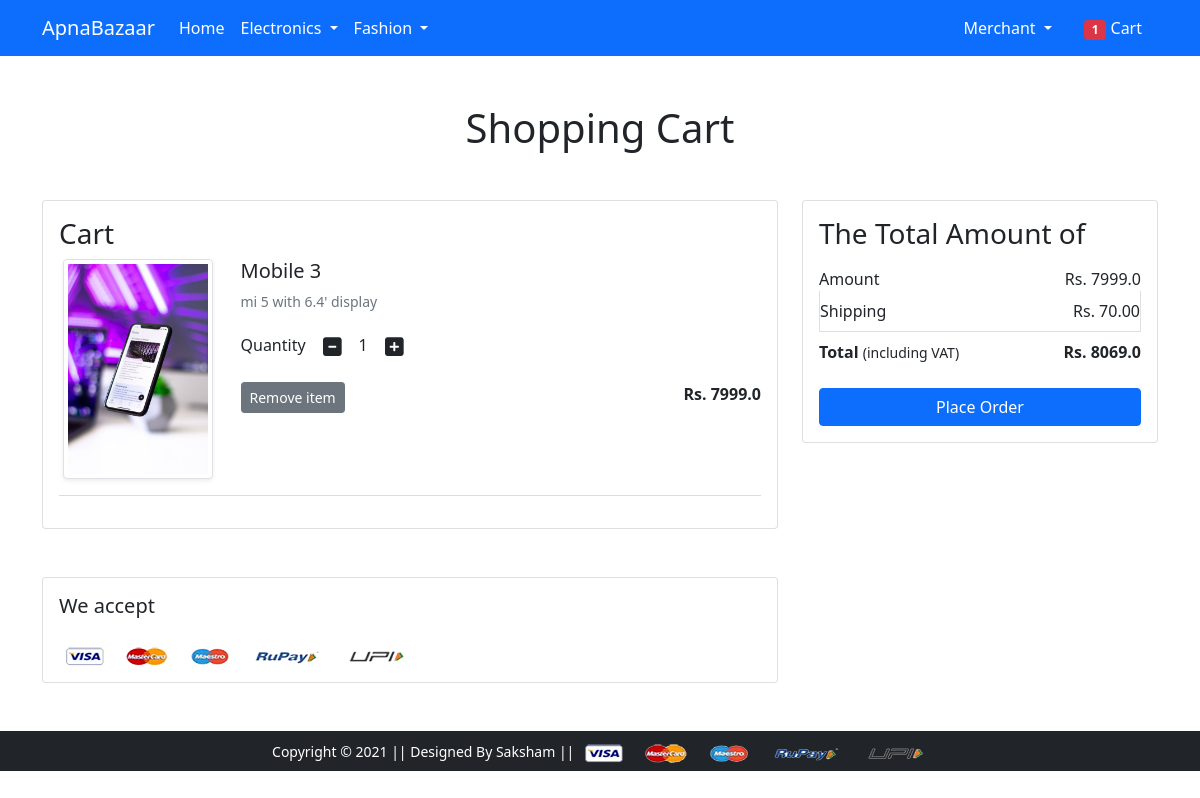
Page /cart/ (signed in) on the earlier database version.
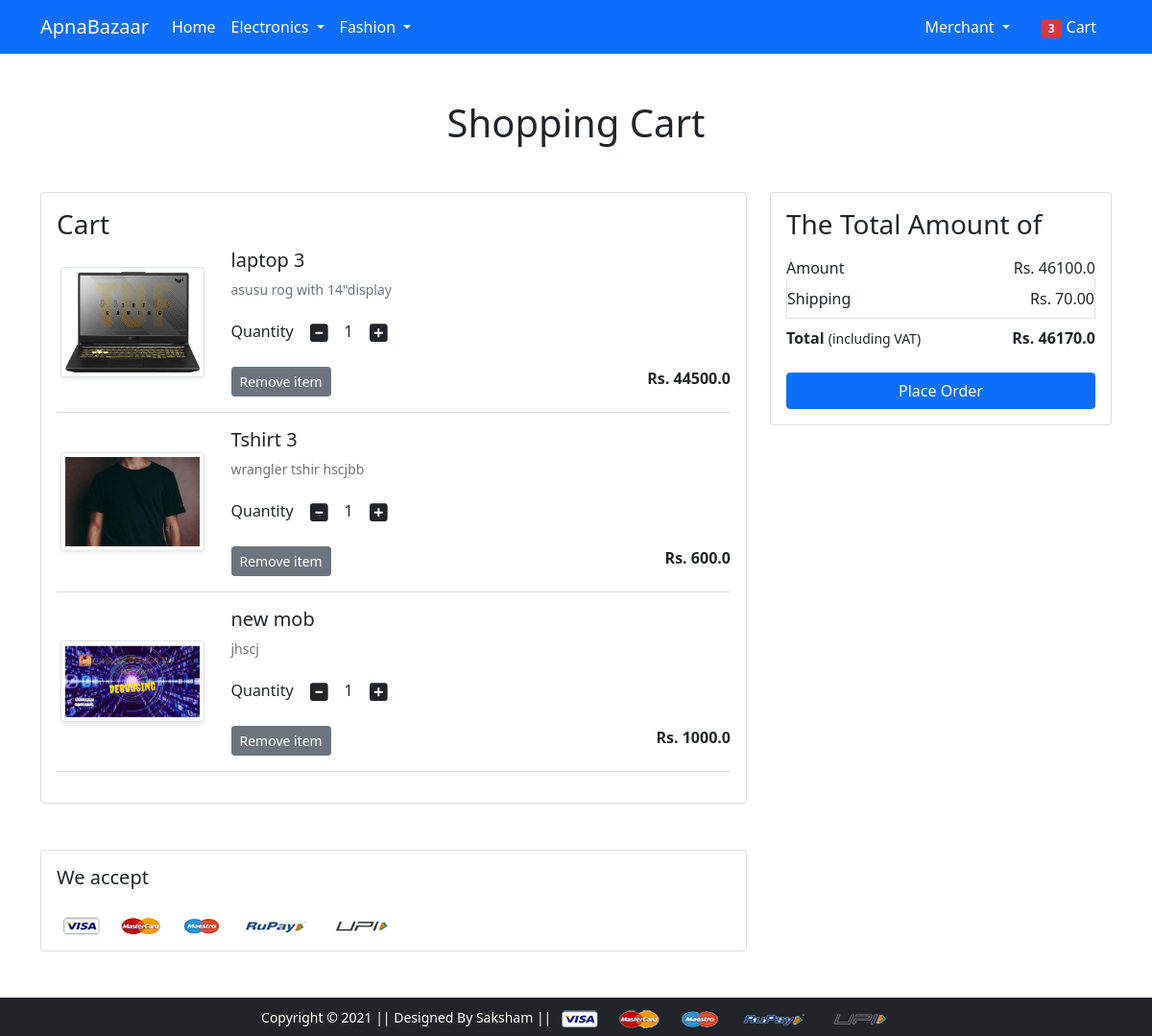
Same page on the later database version.
### app/models.py (models this page shows, shortened)
class Cart(models.Model):
    user = models.ForeignKey(User, on_delete=models.CASCADE)
    product = models.ForeignKey(Product, on_delete=models.CASCADE)
    quantity = models.PositiveIntegerField(default=1)

class Product(models.Model):
    title = models.CharField(max_length=100)
    selling_price = models.FloatField()
    discounted_price = models.FloatField()
    description = models.TextField()
    brand = models.CharField(max_length=100)
    category = models.CharField(choices=CATEGORY_CHOICES, max_length=2)
    product_image = models.ImageField(upload_to='productimg')

### app/views.py (the view)
# urls.py: path('cart/', views.show_cart, name='showcart'),
@login_required
def show_cart(request):
    if request.user.is_authenticated:
        user = request.user
        cart = Cart.objects.filter(user=user)
        shipping_amount = 70.0
        amount = 0.0
        total_amount = 0.0
        for pro in cart:
            amount+=(pro.quantity * pro.product.discounted_price)
        total_amount = amount+shipping_amount
        if amount==0:
            return render(request, 'app/emptycart.html')
        totalitem=len(Cart.objects.filter(user=request.user))
        return render(request, 'app/addtocart.html', {'carts':cart, 'totam':total_amount, 'amount':amount,'totalitem':totalitem})

### app/templates/app/addtocart.html (shortened to what this page needs)
{% extends 'app/base.html' %}
{% load static %}
{% block main-content %}
<div class="container my-5">
 <div class="row">
  <h1 class="text-center mb-5">Shopping Cart</h1>
  <div class="col-sm-8">
  <div class="card">
   <div class="card-body">
    <h3>Cart</h3>
    {% for cart in carts %}
    <div class="row">
      <div class="col-sm-3 text-center align-self-center">
        <a href="{% url 'product-detail' cart.product.id %}"><img src="{{cart.product.product_image.url}}" alt="" srcset="" class="img-fluid img-thumbnail shadow-sm" height="150" width="150">
        </a>
        </div>
      <div class="col-sm-9">
       <div>
        <h5>{{cart.product.title}}</h5>
        <p class="mb-2 text-muted small">{{cart.product.description}}</p>
        <div class="my-3">
         <label for="quantity">Quantity</label>
         <a class="minus-cart btn" pid="{{cart.product.id}}"><i class="fas fa-minus-square fa-lg"></i></a>
           <span id="quantity">{{cart.quantity}}</span>
         <a class="plus-cart btn" pid="{{cart.product.id}}"><i class="fas fa-plus-square fa-lg"></i></a>
        </div>
        <div class="d-flex justify-content-between">
         <a href="#" class="btn btn-sm btn-secondary mr-3 remove-cart" pid="{{cart.product.id}}">Remove item </a>
         <p class="mb-0"><span><strong>Rs. {{cart.product.discounted_price}}</strong></span></p>
        </div>
       </div>
      </div>
     </div>
     <hr class="text-muted">
    {% endfor %}
   </div>
   </div>
  </div>
  <div class="col-sm-4">
   <div class="card">
    <div class="card-body">
      <h3>The Total Amount of</h3>
      <ul class="list-group">
       <li class="list-group-item d-flex justify-content-between align-items-center border-0 px-0 pb-0">Amount<span id="amount">Rs. {{amount}}</span></li>
       <li class="list-group-item d-flex justify-content-between align-items-center px-0">Shipping<span>Rs. 70.00</span></li>
       <li class="list-group-item d-flex justify-content-between align-items-center border-0 px-0 mb-3">
        <div>
           <strong>Total</strong> <small>(including VAT)</small>
         </div>
         <span><strong id="total_amount">Rs. {{totam}}</strong></span>
       </li>
      </ul>
      <div class="d-grid"><a href="{% url 'checkout' %}" class="btn btn-primary">Place Order</a></div>
    </div>
   </div>
  </div>
 </div>
</div>
<div class="container">
 <div class="row">
  <div class="col-sm-8">
   <div class="card">
    <div class="card-body">
      <h5 class="mb-4">We accept</h5>
      <img src="{% static 'app/images/payment.png' %}" alt="" class="img-fluid">
    </div>
  </div>
  </div>
 </div>
</div>
{% endblock main-content %}

### app/templates/app/base.html (shortened to what this page needs)
<!doctype html>
{% load static %}
<html lang="en">
  <head>
    <link href="https://cdn.jsdelivr.net/npm/bootstrap@5.0.0-beta1/dist/css/bootstrap.min.css" rel="stylesheet">
    <link rel="stylesheet" href="{% static 'app/css/owl.carousel.min.css' %}">
    <link rel="stylesheet" href="{% static 'app/css/all.min.css' %}">
    <link rel="stylesheet" href="{% static 'app/css/style.css' %}">
  </head>
  <body>
    <nav class="navbar navbar-expand-lg navbar-dark bg-primary">
     <div class="container">
       <a class="navbar-brand" href="/">ApnaBazaar</a>
       <div class="collapse navbar-collapse" id="navbarSupportedContent">
         <ul class="navbar-nav me-auto mb-2 mb-lg-0">
           <li class="nav-item">
             <a class="nav-link active" aria-current="page" href="/">Home</a>
           </li>
           <li class="nav-item dropdown">
             <a class="nav-link dropdown-toggle text-white" href="#" id="electronicsDropdown" role="button" data-bs-toggle="dropdown" aria-expanded="false">
               Electronics
             </a>
           </li>
           <li class="nav-item dropdown">
             <a class="nav-link dropdown-toggle text-white" href="#" id="fashionDropdown" role="button" data-bs-toggle="dropdown" aria-expanded="false">
               Fashion
             </a>
           </li>
         </ul>
         <div>
          <ul class="navbar-nav me-auto mb-2 mb-lg-0">
            {% if request.user.is_authenticated %}
           <li class="nav-item dropdown mx-2">
              <a class="nav-link dropdown-toggle text-white" href="#" id="profileDropdown" role="button" data-bs-toggle="dropdown" aria-expanded="false">
                <span class='text-capitalize'>{{request.user}}</span>
              </a>
            </li>
            <li class="nav-item mx-2">
             <a href="{% url 'showcart' %}" class="nav-link text-white"><span class="badge bg-danger">{{totalitem}}</span> Cart </a>
            </li>
            {% endif %}
          </ul>
         </div>
       </div>
     </div>
    </nav>
    {% block main-content %} {% endblock main-content %}
    <footer class="container-fluid bg-dark text-center p-2 mt-5">
        <small class="text-white">Copyright &copy; 2021 || Designed By Saksham || </small>
        <img src="{% static 'app/images/payment.png' %}" alt="" srcset="" class="img-fluid" height="2px">
    </footer>
  </body>
</html>

Differences in the rows shown:
removed Cart: product.product_image (picture), product "Mobile 3", product.description "mi 5 with 6.4' display", quantity "1", product.discounted_price "7999.0"
added Cart: product.product_image (picture), product "laptop 3", product.description "asusu rog with 14\"display", quantity "1", product.discounted_price "44500.0"
added Cart: product.product_image (picture), product "Tshirt 3", product.description "wrangler tshir hscjbb", quantity "1", product.discounted_price "600.0"
added Cart: product.product_image (picture), product "new mob", product.description "jhscj", quantity "1", product.discounted_price "1000.0"
Other differences:
{{ totalitem }}: "1" → "3"
{{ amount }}: "7999.0" → "46100.0"
{{ totam }}: "8069.0" → "46170.0"
